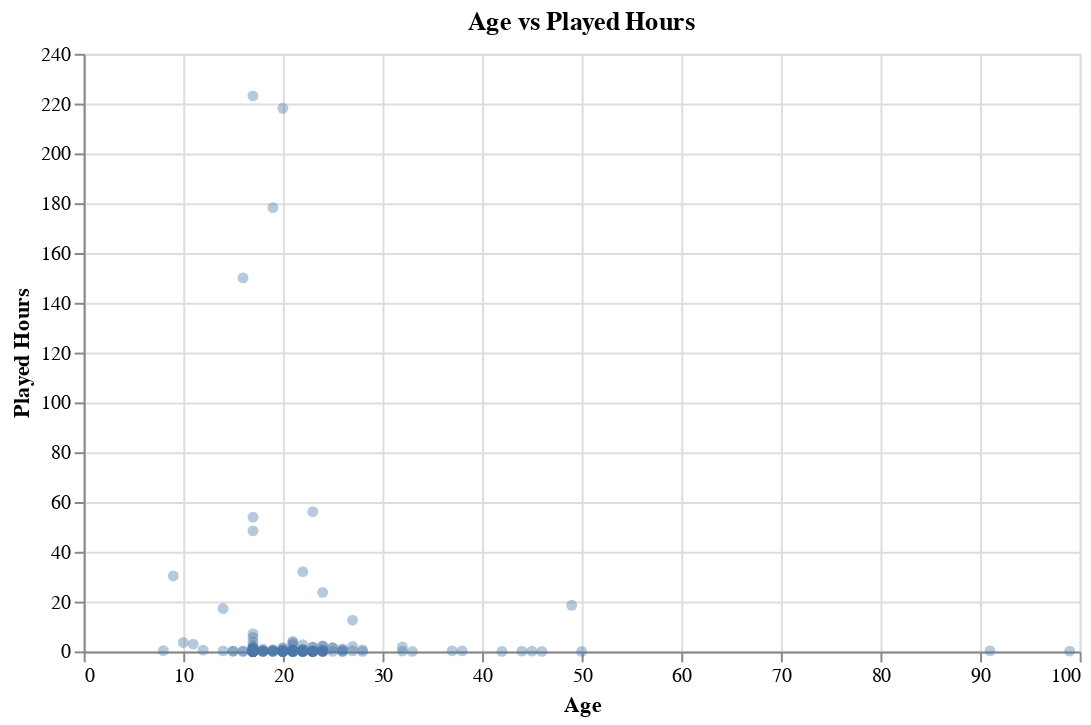

This figure's notebook cell:
### Markdown cell above
### Age vs played_hours ###

### Code cell
alt.Chart(player_data).mark_circle(opacity=0.4).encode(
    x=alt.X('age:Q', title='Age'),
    y=alt.Y('played_hours:Q', title='Played Hours')
).properties(
    width=500,
    height=300,
    title='Age vs Played Hours'
)

### Figure 1 — Vega-Lite specification as saved in the notebook (floating-point values rounded to 4 significant figures; data arrays with more than 128 entries replaced by an {"elided": "..."} marker saying what was removed)
{"config": {"view": {"continuousWidth": 300, "continuousHeight": 300}}, "data": {"name": "data-673ac0e893480839d2a6a0a89500734b"}, "mark": {"type": "circle", "opacity": 0.4}, "encoding": {"x": {"field": "age", "title": "Age", "type": "quantitative"}, "y": {"field": "played_hours", "title": "Played Hours", "type": "quantitative"}}, "height": 300, "title": "Age vs Played Hours", "width": 500, "$schema": "https://vega.github.io/schema/vega-lite/v5.20.1.json", "datasets": {"data-673ac0e893480839d2a6a0a89500734b": {"elided": "196 records"}}}
